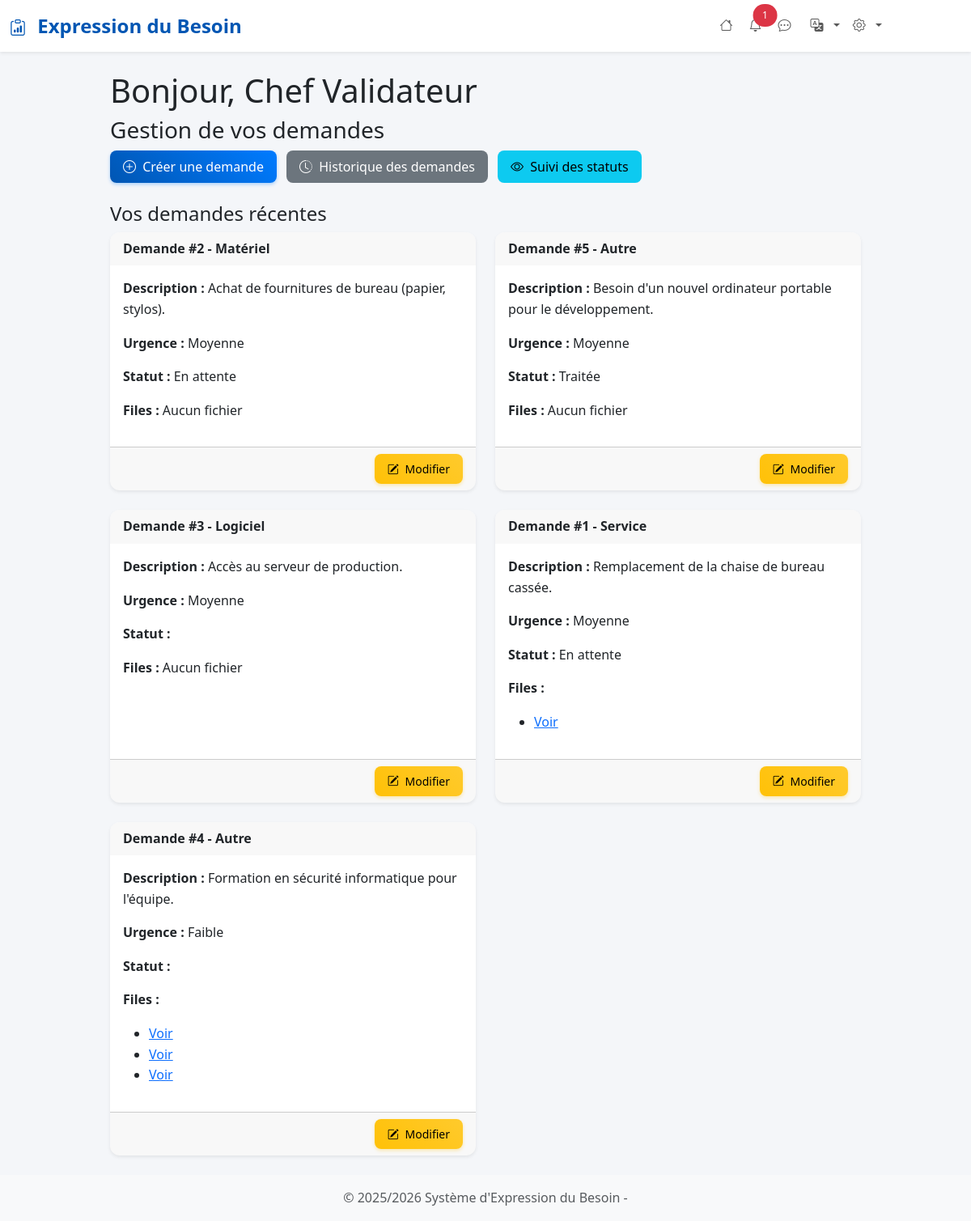
/dashboard-demandeur.php (signed in), run on an earlier commit of the app's database.
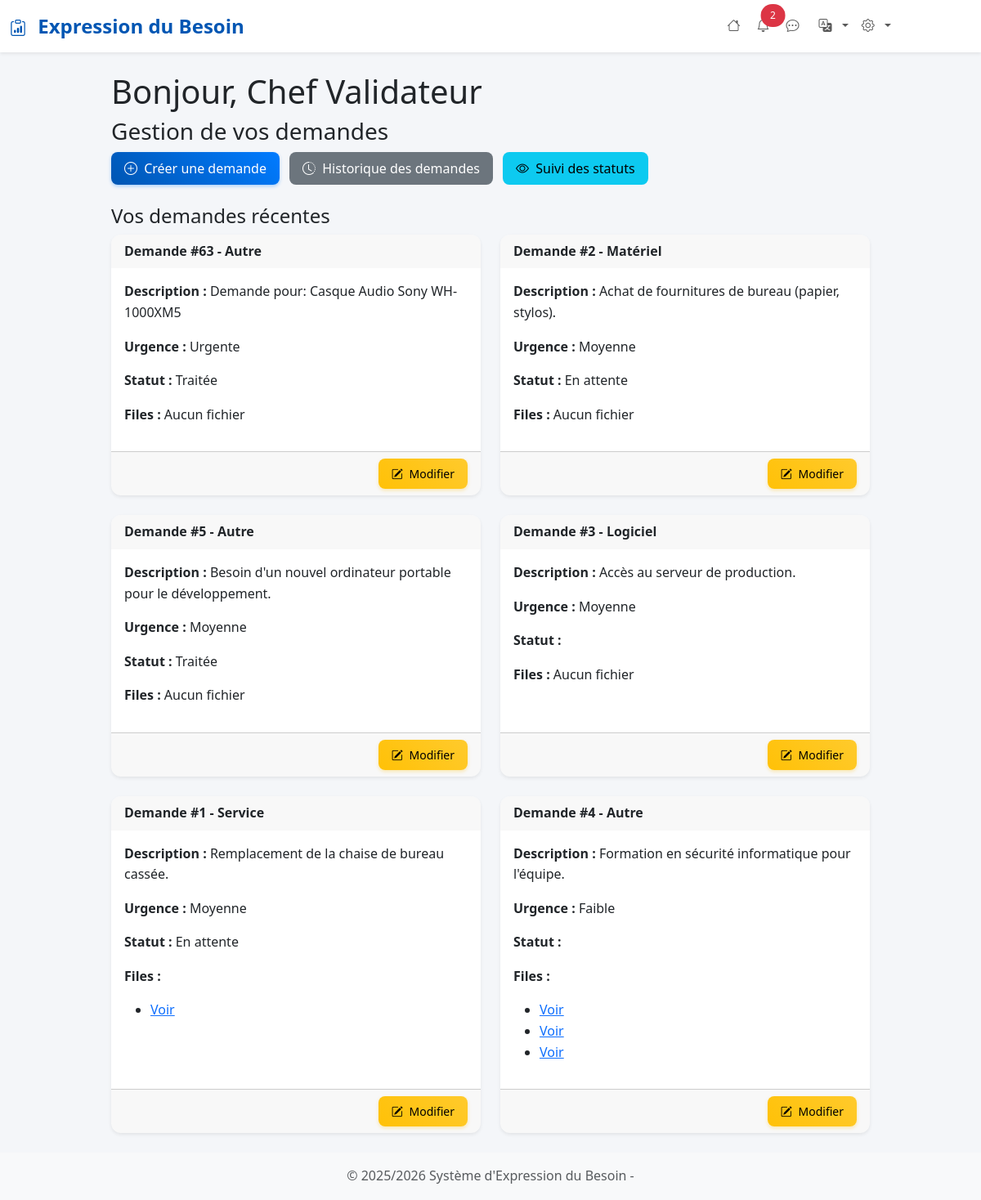
And on a later commit of the database.
### tables this page shows
CREATE TABLE `demandes` (
  `id` int(11) NOT NULL,
  `user_id` int(11) NOT NULL,
  `type_besoin_id` int(11) NOT NULL,
  `description` text NOT NULL,
  `urgence` enum('Faible','Moyenne','Urgente') NOT NULL DEFAULT 'Faible',
  `statut` enum('En attente','En cours de validation','Traitée') NOT NULL DEFAULT 'En attente',
  `date_creation` datetime DEFAULT current_timestamp()
);

CREATE TABLE `types_besoins` (
  `id` int(11) NOT NULL,
  `libelle` varchar(100) NOT NULL
);

CREATE TABLE `pieces_jointes` (
  `id` int(11) NOT NULL,
  `demande_id` int(11) NOT NULL,
  `chemin_fichier` varchar(255) NOT NULL,
  `date_ajout` datetime DEFAULT current_timestamp()
);

### includes/functions.php (called while the page is built, shortened)
<?php
function getUnreadNotificationCount(int $serviceId,$isAdmin = 0): int {
    $pdo = getConnection();
    $stmt = $pdo->prepare("SELECT COUNT(*) FROM notifications WHERE service_id = :service_id AND seen = 0");
    $stmt->execute([':service_id' => $serviceId]);
    return (int) $stmt->fetchColumn();
}
$allowed_languages = ['fr', 'en'];
$FrenchArray = [
    'header_title' => 'Expression du Besoin',
    'greeting' => 'Bonjour',
    'gestion_demande'=>'Gestion de vos demandes',
    'create_request'=>'Créer une demande',
    'historique_demande'=>'Historique des demandes',
    'suivi_status'=>'Suivi des statuts',
    'recent_request'=>'Vos demandes récentes',
    'demande'=>'Demande',
    'Fichiers'=>'Files',
    'modify'=>'Modifier',
    'accueil' => 'Accueil',
    'langue'=>'Language'
];
$EnglishArray = [
    'header_title'      => 'Request Flow',
    'greeting'          => 'Hello',
    'gestion_demande'   => 'Manage your requests',
    'create_request'    => 'Create a request',
    'historique_demande'=> 'Request history',
    'suivi_status'      => 'Status tracking',
    'recent_request'    => 'Your recent requests',
    'demande'           => 'Request',
    'Fichiers'          => 'Files',
    'modify'            => 'Edit',
    'accueil'           => 'Home',
    'langue'            => 'Langue',
];
function getSetence($key){
    global $FrenchArray, $EnglishArray, $allowed_languages;
    $lang = $_SESSION['lang'] ?? 'fr';
    if ($lang === 'fr') {
        return $FrenchArray[$key] ?? $key;
    } else {
        return $EnglishArray[$key] ?? $key;
    }
}
?>

### dashboard-demandeur.php (the view, shortened to what the changed rows need)
<?php
include 'includes/header.php';
$conn = getConnection();
$user_id = $_SESSION['user_id'];
?>
<div class="container mt-4">
    <h1><?php echo getSetence('greeting'); ?>, <?php echo htmlspecialchars($_SESSION['user_nom']); ?> </h1>
    <?php
    try {
        $stmt = $conn->prepare("
            SELECT d.*, t.libelle AS type_besoin
            FROM demandes d
            JOIN types_besoins t ON d.type_besoin_id = t.id
            WHERE d.user_id = :user_id
            ORDER BY d.date_creation DESC
            LIMIT 10
        ");
        $stmt->bindParam(':user_id', $user_id, PDO::PARAM_INT);
        $stmt->execute();
        $besoins = $stmt->fetchAll(PDO::FETCH_ASSOC);
    } catch (PDOException $e) {
        die("Erreur lors de la récupération des demandes : " . $e->getMessage());
    }
    ?>
    <?php if (count($besoins) > 0): ?>
    <div class="row">
        <?php foreach ($besoins as $besoin): ?>
        <div class="col-md-6 mb-4">
            <div class="card h-100 shadow-sm">
                <div class="card-header">
                    <?php echo getSetence('demande'); ?> #<?php echo $besoin['id']; ?> - <?= htmlspecialchars($besoin['type_besoin']) ?>
                </div>
                <div class="card-body">
                    <p><strong>Description :</strong> <?= htmlspecialchars($besoin['description']) ?></p>
                    <p><strong>Urgence :</strong> <?= htmlspecialchars($besoin['urgence']) ?></p>
                    <p><strong>Statut :</strong> <?= htmlspecialchars($besoin['statut']) ?></p>
                    <?php
                        $stmtFiles = $conn->prepare("SELECT * FROM pieces_jointes WHERE demande_id = :demande_id");
                        $stmtFiles->execute([':demande_id' => $besoin['id']]);
                        $fichiers = $stmtFiles->fetchAll(PDO::FETCH_ASSOC);
                    ?>
                    <p><strong><?php echo getSetence('Fichiers'); ?> :</strong>
                        <?php if ($fichiers): ?>
                    <ul>
                        <?php foreach ($fichiers as $f): ?>
                        <li><a href="<?= htmlspecialchars($f['fichier']) ?>" target="_blank">Voir</a></li>
                        <?php endforeach; ?>
                    </ul>
                    <?php else: ?>
                    Aucun fichier
                    <?php endif; ?>
                    </p>
                </div>
                <div class="card-footer text-end">
                    <?php if (!in_array($besoin['statut'], ['Validée','Rejetée'])): ?>
                    <a href="modifier_demande.php?id=<?= $besoin['id'] ?>" class="btn btn-sm btn-warning">
                        <i class="bi bi-pencil-square me-1"></i> <?php echo getSetence('modify'); ?>
                    </a>
                    <?php else: ?>
                    <span class="text-muted">Non modifiable</span>
                    <?php endif; ?>
                </div>
            </div>
        </div>
        <?php endforeach; ?>
    </div>
    <?php else: ?>
    <p>Vous n'avez encore créé aucune demande.</p>
    <?php endif; ?>
</div>
<?php include 'includes/footer.php'; ?>

### includes/header.php (shortened to what the changed rows need)
<?php
require_once __DIR__ . '/functions.php';
$unreadCount = getUnreadNotificationCount($_SESSION['user_service'] ?? 0,
    isset($_SESSION['user_role']) && $_SESSION['user_role'] === 'Administrateur' ? 1 : 0
);
?>
<!DOCTYPE html>
<html lang="fr">
<head>
    <link href="https://cdn.jsdelivr.net/npm/bootstrap@5.3.2/dist/css/bootstrap.min.css" rel="stylesheet">
    <link href="https://cdn.jsdelivr.net/npm/bootstrap-icons@1.11.2/font/bootstrap-icons.css" rel="stylesheet">
    <link rel="stylesheet" href="assets/css/style.css">
    <link rel="stylesheet" href="https://cdnjs.cloudflare.com/ajax/libs/font-awesome/7.0.1/css/all.min.css"
 />
</head>
<body>
    <nav class="navbar navbar-expand-lg navbar-light bg-white shadow-sm">
        <div class="container-fluid">
            <div class="collapse navbar-collapse" id="navbarNav">
                <ul class="navbar-nav ms-auto">
                    <?php if($_SESSION['user_role'] != 'Demandeur'): ?>
                    <li class="nav-item position-relative">
                        <a class="nav-link" href="/besoins/pages/notifications.php">
                            <i class="bi bi-bell me-1"></i>
                            <?php if (!empty($unreadCount) && $unreadCount > 0): ?>
                            <span
                                class="position-absolute -top-2 start-1 translate-middle badge rounded-pill bg-danger">
                                <?= $unreadCount ?>
                            </span>
                            <?php endif; ?>
                        </a>
                    </li>
                    <?php endif; ?>
                </ul>
            </div>
        </div>
    </nav>
    <div class="container-fluid">
        <div class="row">
            <main class="col-md-9 ms-sm-auto mx-auto col-lg-10 px-md-4">

What changed in the data, as far as the page shows it:
added demandes: id "63", type_besoin.libelle "Autre", description "Demande pour: Casque Audio Sony WH-1000XM5", urgence "Urgente", statut "Traitée", shows "Aucun fichier"
Also different on the page:
$unreadCount: "1" → "2"
